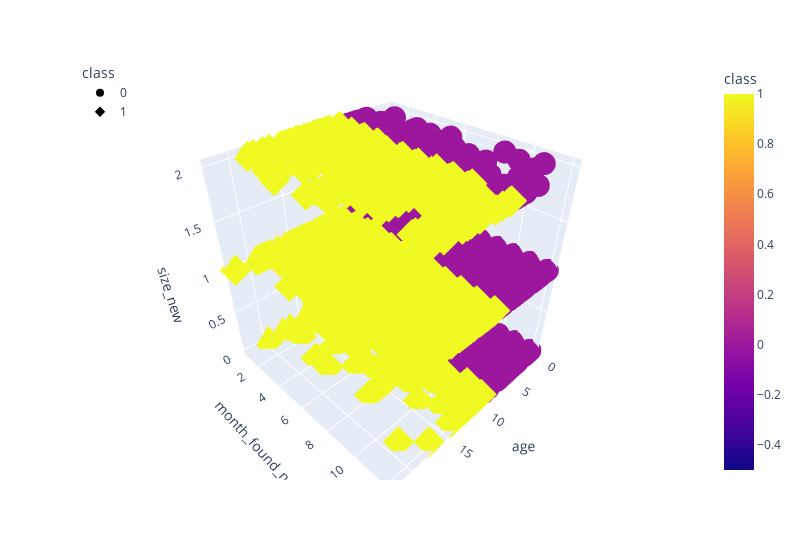

The notebook cell saved with this chart:
### Code cell
# Test 2 clusters (3D)
fig = px.scatter_3d(
    df,
    x="age",
    y="month_found_new",
    z="size_new",
    color="class",
    symbol="class",
    width=800,
)
fig.update_layout(legend=dict(x=0, y=1))
fig.show()

### Figure 1 — Plotly figure (JSON) as saved in the notebook; plotly's stock layout.template omitted (floating-point values rounded to 4 significant figures; data arrays with more than 128 entries replaced by an {"elided": "..."} marker saying what was removed)
{"data": [{"hovertemplate": "class=%{marker.color}<br>age=%{x}<br>month_found_new=%{y}<br>size_new=%{z}<extra></extra>", "legendgroup": "0", "marker": {"color": {"elided": "876 int values"}, "coloraxis": "coloraxis", "symbol": "circle"}, "mode": "markers", "name": "0", "scene": "scene", "showlegend": true, "type": "scatter3d", "x": {"elided": "876 float values"}, "y": {"elided": "876 int values"}, "z": {"elided": "876 int values"}}, {"hovertemplate": "class=%{marker.color}<br>age=%{x}<br>month_found_new=%{y}<br>size_new=%{z}<extra></extra>", "legendgroup": "1", "marker": {"color": {"elided": "1123 int values"}, "coloraxis": "coloraxis", "symbol": "diamond"}, "mode": "markers", "name": "1", "scene": "scene", "showlegend": true, "type": "scatter3d", "x": {"elided": "1123 float values"}, "y": {"elided": "1123 int values"}, "z": {"elided": "1123 int values"}}], "layout": {"coloraxis": {"colorbar": {"title": {"text": "class"}}, "colorscale": [[0, "#0d0887"], [0.1111, "#46039f"], [0.2222, "#7201a8"], [0.3333, "#9c179e"], [0.4444, "#bd3786"], [0.5556, "#d8576b"], [0.6667, "#ed7953"], [0.7778, "#fb9f3a"], [0.8889, "#fdca26"], [1, "#f0f921"]]}, "legend": {"title": {"text": "class"}, "tracegroupgap": 0, "x": 0, "y": 1}, "margin": {"t": 60}, "scene": {"domain": {"x": [0, 1], "y": [0, 1]}, "xaxis": {"title": {"text": "age"}}, "yaxis": {"title": {"text": "month_found_new"}}, "zaxis": {"title": {"text": "size_new"}}}, "width": 800}}
